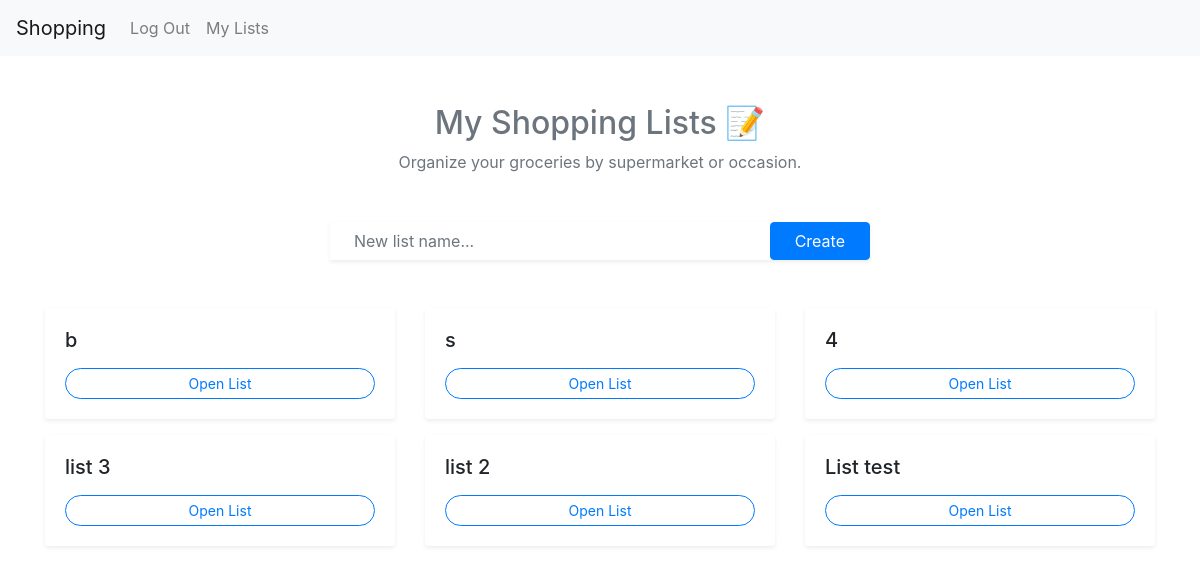
The app's page /user/ (signed in) with its own data.
### listsapp/models.py (models this page shows, shortened)
class List(models.Model):
    user = models.ForeignKey("User",on_delete=models.CASCADE, related_name="lists")
    name = models.CharField(max_length=100)
    products = models.ManyToManyField(Product, blank=True)

### listsapp/views.py (the view, shortened to what this page needs)
# urls.py: path("user/", views.userpage, name="userpage"),
@login_required
def userpage(request):
    lists = List.objects.filter(user=request.user).order_by('-id')
    return render(request, "listsapp/userpage.html", {"lists": lists})

### listsapp/templates/listsapp/userpage.html (shortened to what this page needs)
{% extends "listsapp/layout.html" %}
{% block body %}
<div class="container mt-5">
    <div class="text-center mb-5">
        <h2 class="display-5 fw-bold text-secondary">My Shopping Lists 📝</h2>
        <p class="text-muted">Organize your groceries by supermarket or occasion.</p>
    </div>
    <div class="row justify-content-center mb-5">
        <div class="col-md-6">
            <form method="POST" id="create-list-form" data-url="{% url 'userpage' %}" class="input-group shadow-sm">
                <input type="text" id="new-list-name" name="listname" class="form-control border-0 px-4 py-3" placeholder="New list name..." required>
                <button class="btn btn-primary px-4" type="submit">
                     Create
                </button>
            </form>
        </div>
    </div>
    <div class="row g-4" id="lists-wrapper">
        {% for list in lists %}
        <div class="col-md-4 mb-3" id="list-card-{{ list.id }}">
            <div class="card h-100 border-0 shadow-sm hover-shadow transition">
                <div class="card-body">
                    <h5 class="fw-bold mb-3">{{ list.name }}</h5>
                    <a href="{% url 'listpage' list.id %}" class="btn btn-outline-primary btn-sm rounded-pill w-100">
                        Open List
                    </a>
                </div>
            </div>
        </div>
        {% empty %}
            <p class="text-center text-muted" id="empty-msg">No lists yet.</p>
        {% endfor %}
    </div>
</div>
{% endblock %}

### records on screen
List: name "b"
List: name "s"
List: name "4"
List: name "list 3"
List: name "list 2"
List: name "List test"
